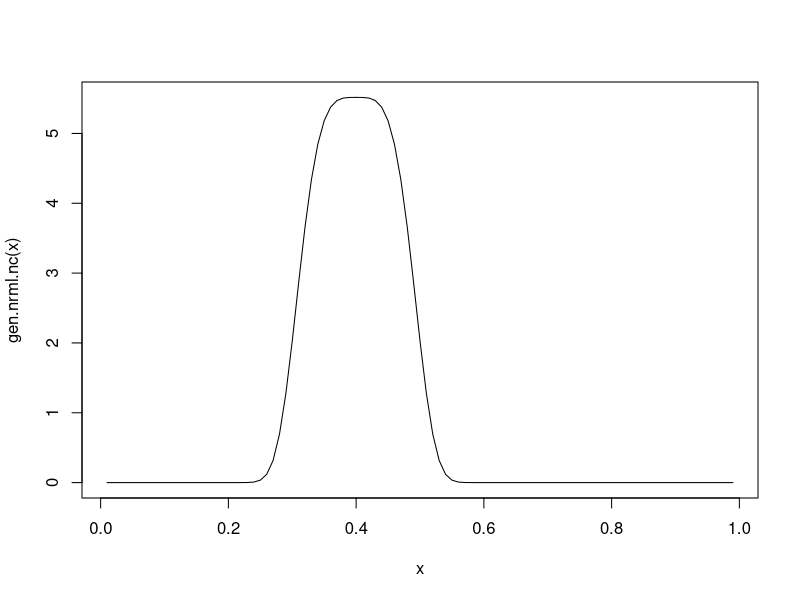
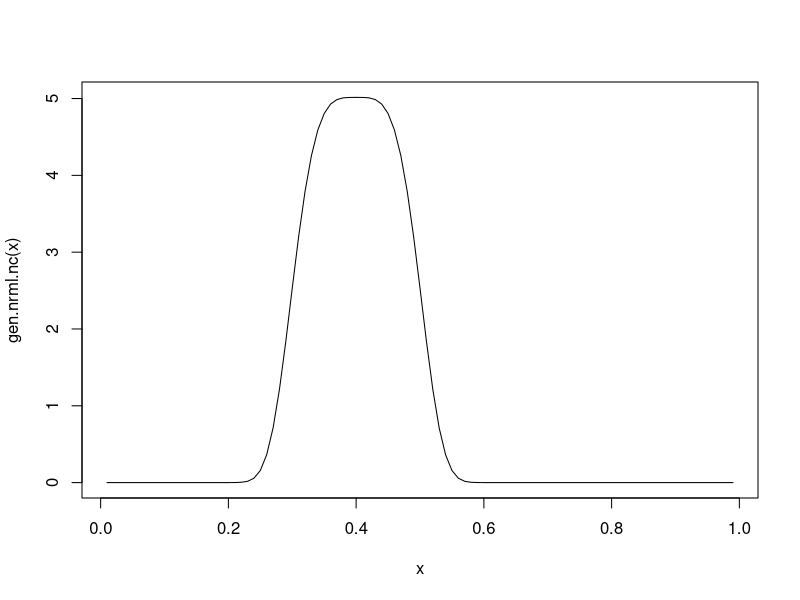
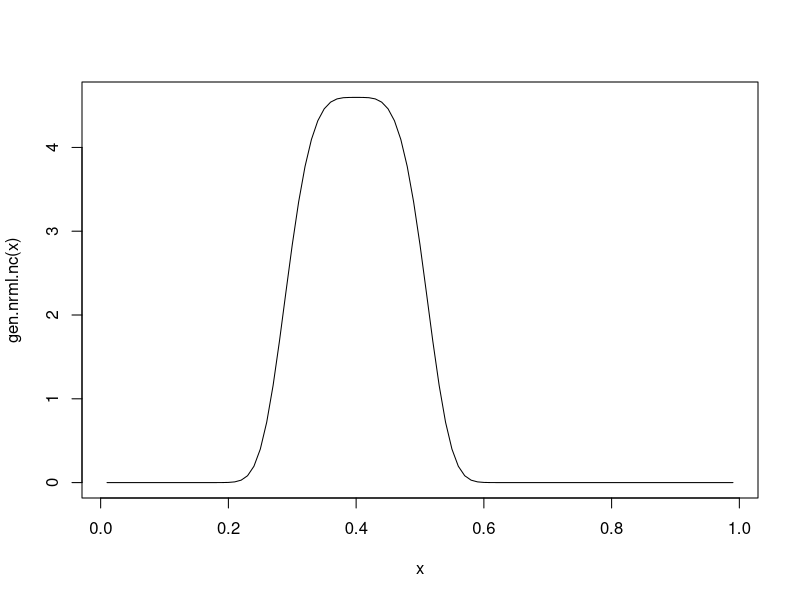
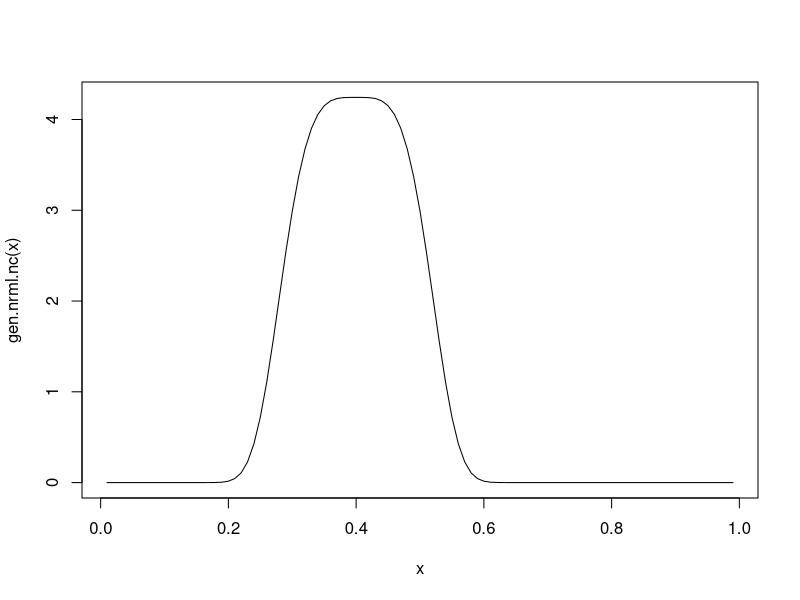
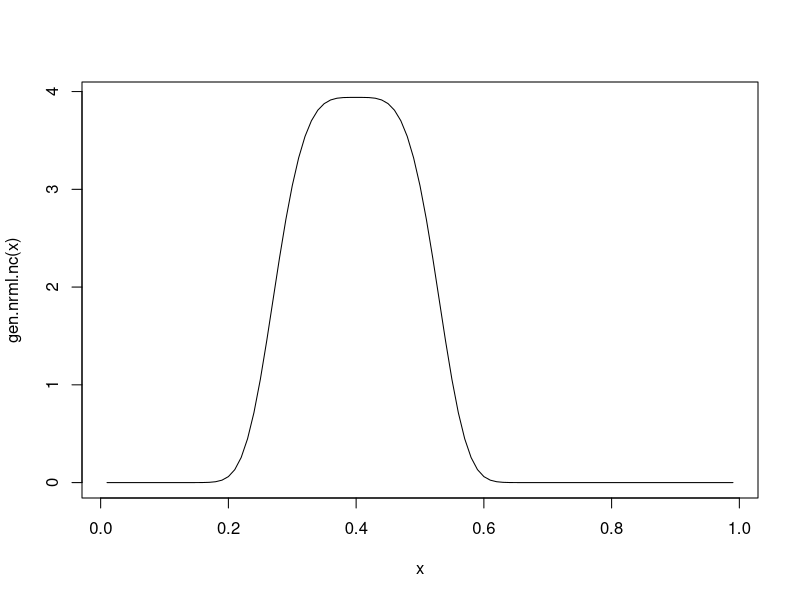
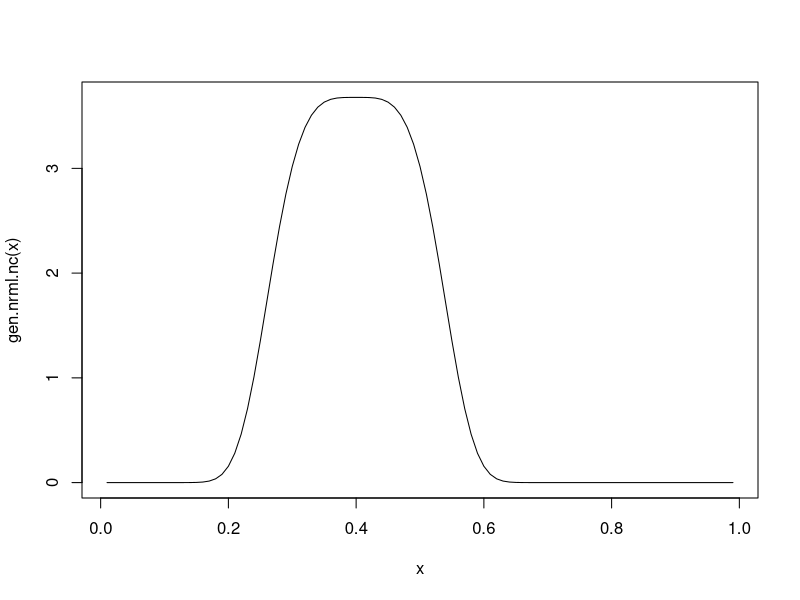
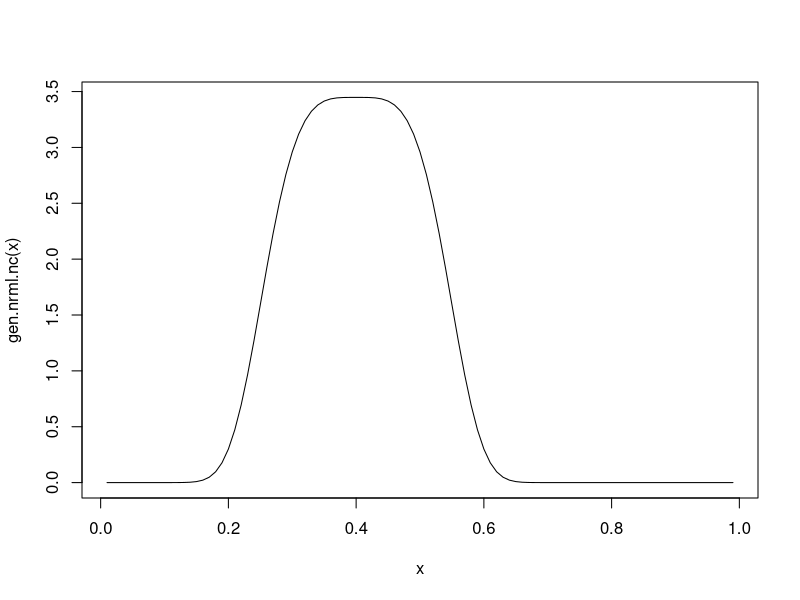
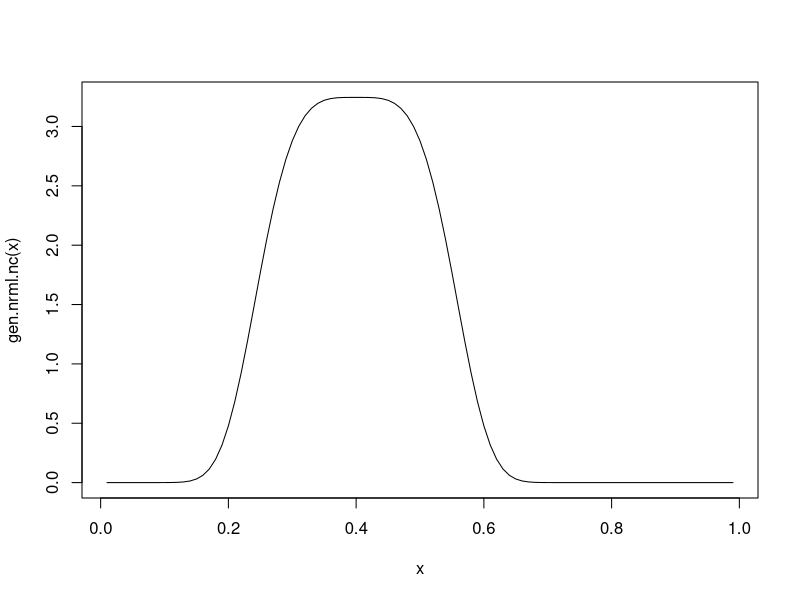

Write the R code that produced these figures, in order.
rm(list = ls())

mu0<-0.4
sigma0<-1
lambda0<-4 # does not change height
epsilon<-1E-6

result<-NA
sigma0.seq<-seq(.1,0.5,by=0.01)

for (i in 1:length(sigma0.seq)){
sigma0<-sigma0.seq[i]
  
gen.nrml<-function(x){
  exp(-(abs(x-mu0)/sigma0)^lambda0)
}
nc<-integrate(gen.nrml,lower=0+epsilon,upper=1-epsilon)[[1]]
gen.nrml.nc<-function(x){
  exp(-(abs(x-mu0)/sigma0)^lambda0)/nc
}

x<-seq(0.01,0.99,by=0.01)
plot(x,gen.nrml.nc(x),type='l')
max(gen.nrml.nc(x))
#integrate(gen.nrml.nc,lower=epsilon,upper=1-epsilon)
result[i]<-integrate(gen.nrml.nc,lower=epsilon,upper=0.2)[[1]]
}

min(abs(result-0.05))
which(result==c(min(abs(result-0.05))+0.05))

i<-22
sigma0<-sigma0.seq[i]

gen.nrml<-function(x){
  exp(-(abs(x-mu0)/sigma0)^lambda0)
}
nc<-integrate(gen.nrml,lower=0+epsilon,upper=1-epsilon)[[1]]
gen.nrml.nc<-function(x){
  exp(-(abs(x-mu0)/sigma0)^lambda0)/nc
}

x<-seq(0.01,0.99,by=0.01)
plot(x,gen.nrml.nc(x),type='l')
max(gen.nrml.nc(x))
#integrate(gen.nrml.nc,lower=epsilon,upper=1-epsilon)
result[i]<-integrate(gen.nrml.nc,lower=epsilon,upper=0.2)[[1]]
